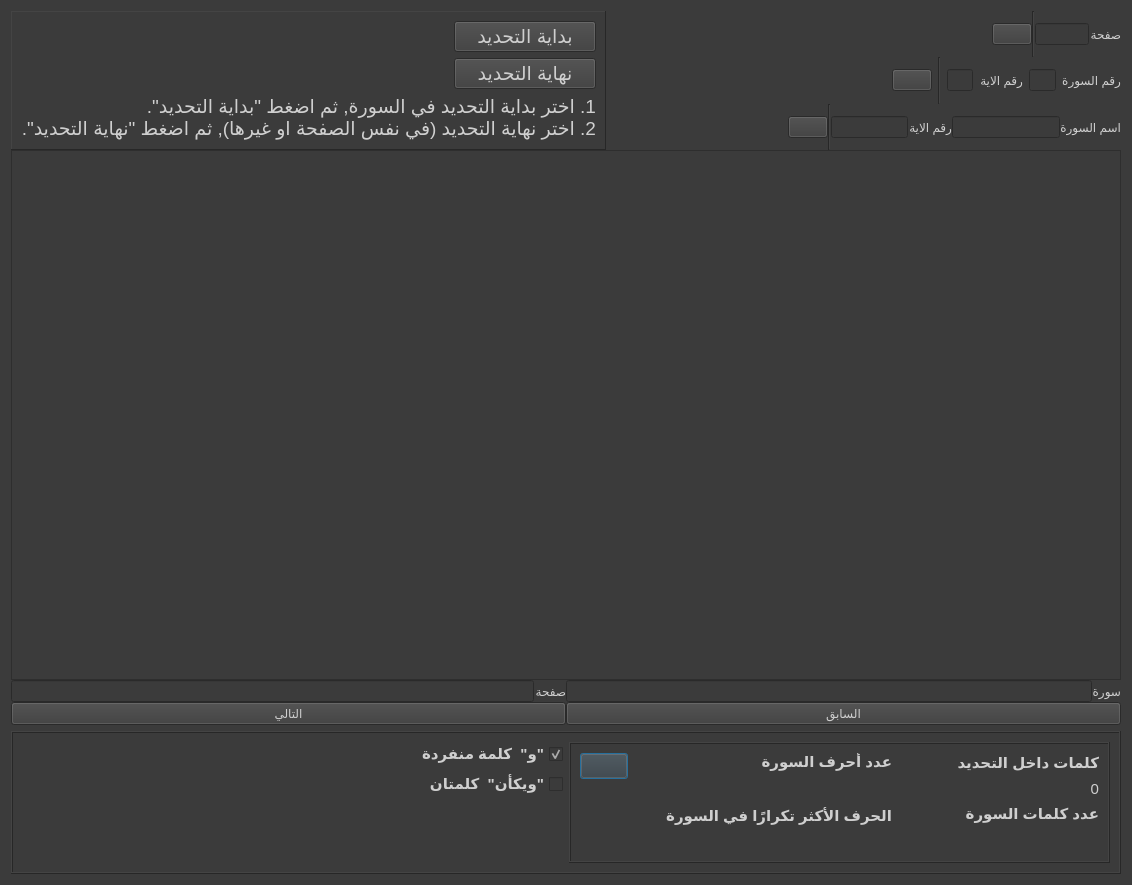
<?xml version="1.0" encoding="UTF-8"?>
<ui version="4.0">
 <class>MushafViewDialog</class>
 <widget class="QDialog" name="MushafViewDialog">
  <property name="geometry">
   <rect>
    <x>0</x>
    <y>0</y>
    <width>1132</width>
    <height>885</height>
   </rect>
  </property>
  <property name="windowTitle">
   <string>متصفح القرآن</string>
  </property>
  <property name="styleSheet">
   <string notr="true">background-color: rgb(59, 59, 59);
color: rgb(207, 207, 207);
font: 400 18pt &quot;Calibri&quot;;</string>
  </property>
  <layout class="QVBoxLayout" name="verticalLayout_4" stretch="5,1">
   <item>
    <layout class="QVBoxLayout" name="verticalLayout" stretch="6,0,0">
     <property name="spacing">
      <number>0</number>
     </property>
     <property name="leftMargin">
      <number>0</number>
     </property>
     <property name="topMargin">
      <number>0</number>
     </property>
     <property name="rightMargin">
      <number>0</number>
     </property>
     <property name="bottomMargin">
      <number>0</number>
     </property>
     <item>
      <layout class="QVBoxLayout" name="verticalLayout_3" stretch="0,0">
       <item>
        <layout class="QHBoxLayout" name="horizontalLayout_11" stretch="3,4">
         <item>
          <layout class="QVBoxLayout" name="verticalLayout_10">
           <item>
            <widget class="QFrame" name="frame_2">
             <property name="styleSheet">
              <string notr="true">font-size: 14pt;</string>
             </property>
             <property name="frameShape">
              <enum>QFrame::Panel</enum>
             </property>
             <property name="frameShadow">
              <enum>QFrame::Raised</enum>
             </property>
             <layout class="QVBoxLayout" name="verticalLayout_11">
              <item>
               <layout class="QGridLayout" name="gridLayout" columnstretch="3,1">
                <item row="0" column="1">
                 <widget class="QPushButton" name="selectionStartButton">
                  <property name="sizePolicy">
                   <sizepolicy hsizetype="Expanding" vsizetype="Fixed">
                    <horstretch>0</horstretch>
                    <verstretch>0</verstretch>
                   </sizepolicy>
                  </property>
                  <property name="text">
                   <string>بداية التحديد</string>
                  </property>
                  <property name="autoDefault">
                   <bool>false</bool>
                  </property>
                 </widget>
                </item>
                <item row="1" column="1">
                 <widget class="QPushButton" name="selectionEndButton">
                  <property name="sizePolicy">
                   <sizepolicy hsizetype="MinimumExpanding" vsizetype="Fixed">
                    <horstretch>0</horstretch>
                    <verstretch>0</verstretch>
                   </sizepolicy>
                  </property>
                  <property name="text">
                   <string>نهاية التحديد</string>
                  </property>
                  <property name="autoDefault">
                   <bool>false</bool>
                  </property>
                 </widget>
                </item>
                <item row="0" column="0">
                 <widget class="QLabel" name="selectionStartLabel">
                  <property name="text">
                   <string/>
                  </property>
                 </widget>
                </item>
                <item row="1" column="0">
                 <widget class="QLabel" name="selectionEndLabel">
                  <property name="text">
                   <string/>
                  </property>
                 </widget>
                </item>
               </layout>
              </item>
              <item>
               <widget class="QLabel" name="label_16">
                <property name="styleSheet">
                 <string notr="true">font: italic 400 10pt &quot;Calibri&quot;;</string>
                </property>
                <property name="text">
                 <string>1. اختر بداية التحديد في السورة, ثم اضغط &quot;بداية التحديد&quot;.
2. اختر نهاية التحديد (في نفس الصفحة او غيرها), ثم اضغط &quot;نهاية التحديد&quot;.</string>
                </property>
               </widget>
              </item>
             </layout>
            </widget>
           </item>
          </layout>
         </item>
         <item>
          <layout class="QVBoxLayout" name="verticalLayout_2" stretch="0,0,0">
           <item>
            <layout class="QHBoxLayout" name="horizontalLayout_5" stretch="6,2">
             <item>
              <spacer name="horizontalSpacer_2">
               <property name="orientation">
                <enum>Qt::Horizontal</enum>
               </property>
               <property name="sizeHint" stdset="0">
                <size>
                 <width>40</width>
                 <height>20</height>
                </size>
               </property>
              </spacer>
             </item>
             <item>
              <layout class="QHBoxLayout" name="horizontalLayout_10">
               <item>
                <widget class="QPushButton" name="goToPageButton">
                 <property name="text">
                  <string/>
                 </property>
                 <property name="icon">
                  <iconset resource="resources/resources.qrc">
                   <normaloff>:/search-icon.png</normaloff>:/search-icon.png</iconset>
                 </property>
                 <property name="iconSize">
                  <size>
                   <width>24</width>
                   <height>24</height>
                  </size>
                 </property>
                 <property name="autoDefault">
                  <bool>false</bool>
                 </property>
                </widget>
               </item>
               <item>
                <widget class="Line" name="line_2">
                 <property name="orientation">
                  <enum>Qt::Vertical</enum>
                 </property>
                </widget>
               </item>
               <item>
                <widget class="QLineEdit" name="pageInput">
                 <property name="alignment">
                  <set>Qt::AlignRight|Qt::AlignTrailing|Qt::AlignVCenter</set>
                 </property>
                </widget>
               </item>
               <item>
                <widget class="QLabel" name="label">
                 <property name="text">
                  <string>صفحة</string>
                 </property>
                </widget>
               </item>
              </layout>
             </item>
            </layout>
           </item>
           <item>
            <layout class="QHBoxLayout" name="horizontalLayout_9" stretch="10,8">
             <property name="spacing">
              <number>6</number>
             </property>
             <item>
              <spacer name="horizontalSpacer">
               <property name="orientation">
                <enum>Qt::Horizontal</enum>
               </property>
               <property name="sizeHint" stdset="0">
                <size>
                 <width>40</width>
                 <height>20</height>
                </size>
               </property>
              </spacer>
             </item>
             <item>
              <layout class="QHBoxLayout" name="horizontalLayout_12">
               <item>
                <layout class="QHBoxLayout" name="horizontalLayout_8">
                 <item>
                  <widget class="QPushButton" name="goToRefButton">
                   <property name="text">
                    <string/>
                   </property>
                   <property name="icon">
                    <iconset resource="resources/resources.qrc">
                     <normaloff>:/search-icon.png</normaloff>:/search-icon.png</iconset>
                   </property>
                   <property name="iconSize">
                    <size>
                     <width>24</width>
                     <height>24</height>
                    </size>
                   </property>
                   <property name="autoDefault">
                    <bool>false</bool>
                   </property>
                  </widget>
                 </item>
                 <item>
                  <widget class="Line" name="line_3">
                   <property name="orientation">
                    <enum>Qt::Vertical</enum>
                   </property>
                  </widget>
                 </item>
                 <item>
                  <widget class="QLineEdit" name="verseInput">
                   <property name="enabled">
                    <bool>true</bool>
                   </property>
                   <property name="layoutDirection">
                    <enum>Qt::RightToLeft</enum>
                   </property>
                   <property name="text">
                    <string/>
                   </property>
                   <property name="alignment">
                    <set>Qt::AlignRight|Qt::AlignTrailing|Qt::AlignVCenter</set>
                   </property>
                  </widget>
                 </item>
                 <item>
                  <widget class="QLabel" name="label_5">
                   <property name="text">
                    <string>رقم الاية</string>
                   </property>
                  </widget>
                 </item>
                </layout>
               </item>
               <item>
                <layout class="QHBoxLayout" name="horizontalLayout_7">
                 <property name="spacing">
                  <number>6</number>
                 </property>
                 <item>
                  <widget class="QLineEdit" name="surahNumInput">
                   <property name="alignment">
                    <set>Qt::AlignRight|Qt::AlignTrailing|Qt::AlignVCenter</set>
                   </property>
                  </widget>
                 </item>
                 <item>
                  <widget class="QLabel" name="label_4">
                   <property name="text">
                    <string>رقم السورة</string>
                   </property>
                  </widget>
                 </item>
                </layout>
               </item>
              </layout>
             </item>
            </layout>
           </item>
           <item>
            <layout class="QHBoxLayout" name="horizontalLayout_14" stretch="3,0,0,2,0">
             <item>
              <spacer name="horizontalSpacer_3">
               <property name="orientation">
                <enum>Qt::Horizontal</enum>
               </property>
               <property name="sizeHint" stdset="0">
                <size>
                 <width>40</width>
                 <height>20</height>
                </size>
               </property>
              </spacer>
             </item>
             <item>
              <widget class="QPushButton" name="goToRef_2">
               <property name="text">
                <string/>
               </property>
               <property name="icon">
                <iconset resource="resources/resources.qrc">
                 <normaloff>:/search-icon.png</normaloff>:/search-icon.png</iconset>
               </property>
               <property name="iconSize">
                <size>
                 <width>24</width>
                 <height>24</height>
                </size>
               </property>
               <property name="autoDefault">
                <bool>false</bool>
               </property>
              </widget>
             </item>
             <item>
              <widget class="Line" name="line_4">
               <property name="orientation">
                <enum>Qt::Vertical</enum>
               </property>
              </widget>
             </item>
             <item>
              <layout class="QHBoxLayout" name="horizontalLayout_15">
               <item>
                <layout class="QHBoxLayout" name="horizontalLayout_18">
                 <item>
                  <widget class="QLineEdit" name="verseInput_2">
                   <property name="enabled">
                    <bool>true</bool>
                   </property>
                   <property name="layoutDirection">
                    <enum>Qt::RightToLeft</enum>
                   </property>
                   <property name="text">
                    <string/>
                   </property>
                   <property name="alignment">
                    <set>Qt::AlignRight|Qt::AlignTrailing|Qt::AlignVCenter</set>
                   </property>
                  </widget>
                 </item>
                 <item>
                  <widget class="QLabel" name="label_17">
                   <property name="text">
                    <string>رقم الاية</string>
                   </property>
                  </widget>
                 </item>
                </layout>
               </item>
              </layout>
             </item>
             <item>
              <layout class="QHBoxLayout" name="horizontalLayout_19">
               <item>
                <widget class="QLineEdit" name="surahNameInput"/>
               </item>
               <item>
                <widget class="QLabel" name="label_6">
                 <property name="text">
                  <string>اسم السورة</string>
                 </property>
                </widget>
               </item>
              </layout>
             </item>
            </layout>
           </item>
          </layout>
         </item>
        </layout>
       </item>
       <item>
        <widget class="QTextBrowser" name="textBrowser">
         <property name="cursor" stdset="0">
          <cursorShape>IBeamCursor</cursorShape>
         </property>
         <property name="layoutDirection">
          <enum>Qt::RightToLeft</enum>
         </property>
         <property name="styleSheet">
          <string notr="true">font-family: 'Noto Naskh Arabic'; font-size: 17pt;</string>
         </property>
         <property name="locale">
          <locale language="Arabic" country="Israel"/>
         </property>
        </widget>
       </item>
      </layout>
     </item>
     <item>
      <layout class="QHBoxLayout" name="horizontalLayout_4">
       <item>
        <layout class="QHBoxLayout" name="horizontalLayout_3">
         <item>
          <widget class="QLineEdit" name="pageNumDisplay">
           <property name="enabled">
            <bool>false</bool>
           </property>
           <property name="alignment">
            <set>Qt::AlignRight|Qt::AlignTrailing|Qt::AlignVCenter</set>
           </property>
          </widget>
         </item>
         <item>
          <widget class="QLabel" name="label_15">
           <property name="text">
            <string>صفحة</string>
           </property>
          </widget>
         </item>
        </layout>
       </item>
       <item>
        <layout class="QHBoxLayout" name="horizontalLayout_2">
         <item>
          <widget class="QLineEdit" name="surahNumDisplay">
           <property name="enabled">
            <bool>false</bool>
           </property>
           <property name="alignment">
            <set>Qt::AlignRight|Qt::AlignTrailing|Qt::AlignVCenter</set>
           </property>
          </widget>
         </item>
         <item>
          <widget class="QLabel" name="label_14">
           <property name="text">
            <string>سورة</string>
           </property>
          </widget>
         </item>
        </layout>
       </item>
      </layout>
     </item>
     <item>
      <layout class="QHBoxLayout" name="horizontalLayout" stretch="1,1">
       <item>
        <widget class="QPushButton" name="nextPushButton">
         <property name="text">
          <string>التالي</string>
         </property>
         <property name="autoDefault">
          <bool>false</bool>
         </property>
        </widget>
       </item>
       <item>
        <widget class="QPushButton" name="prevPushButton">
         <property name="text">
          <string>السابق</string>
         </property>
         <property name="autoDefault">
          <bool>false</bool>
         </property>
        </widget>
       </item>
      </layout>
     </item>
    </layout>
   </item>
   <item>
    <widget class="QFrame" name="frame">
     <property name="sizePolicy">
      <sizepolicy hsizetype="Preferred" vsizetype="Preferred">
       <horstretch>0</horstretch>
       <verstretch>0</verstretch>
      </sizepolicy>
     </property>
     <property name="styleSheet">
      <string notr="true">font-size: 11pt;</string>
     </property>
     <property name="locale">
      <locale language="Arabic" country="Israel"/>
     </property>
     <property name="frameShape">
      <enum>QFrame::Box</enum>
     </property>
     <property name="frameShadow">
      <enum>QFrame::Raised</enum>
     </property>
     <layout class="QHBoxLayout" name="horizontalLayout_6" stretch="1,1">
      <item>
       <layout class="QHBoxLayout" name="horizontalLayout_13">
        <item>
         <spacer name="horizontalSpacer_7">
          <property name="orientation">
           <enum>Qt::Horizontal</enum>
          </property>
          <property name="sizeHint" stdset="0">
           <size>
            <width>40</width>
            <height>20</height>
           </size>
          </property>
         </spacer>
        </item>
        <item>
         <layout class="QVBoxLayout" name="verticalLayout_18">
          <item>
           <widget class="QCheckBox" name="wawIsAWordCheckbox">
            <property name="layoutDirection">
             <enum>Qt::RightToLeft</enum>
            </property>
            <property name="styleSheet">
             <string notr="true">font: bold;</string>
            </property>
            <property name="text">
             <string>و&quot;  كلمة منفردة&quot;</string>
            </property>
            <property name="checked">
             <bool>true</bool>
            </property>
           </widget>
          </item>
          <item>
           <widget class="QCheckBox" name="waykaannaTwoWordsCheckbox">
            <property name="layoutDirection">
             <enum>Qt::RightToLeft</enum>
            </property>
            <property name="styleSheet">
             <string notr="true">font: bold;</string>
            </property>
            <property name="text">
             <string>ويكأن&quot;  كلمتان&quot;</string>
            </property>
           </widget>
          </item>
          <item>
           <spacer name="verticalSpacer_4">
            <property name="orientation">
             <enum>Qt::Vertical</enum>
            </property>
            <property name="sizeHint" stdset="0">
             <size>
              <width>20</width>
              <height>40</height>
             </size>
            </property>
           </spacer>
          </item>
         </layout>
        </item>
       </layout>
      </item>
      <item>
       <widget class="QFrame" name="frame_3">
        <property name="frameShape">
         <enum>QFrame::Box</enum>
        </property>
        <property name="frameShadow">
         <enum>QFrame::Raised</enum>
        </property>
        <layout class="QGridLayout" name="gridLayout_2" columnstretch="1,9,7">
         <item row="1" column="0">
          <layout class="QVBoxLayout" name="verticalLayout_17">
           <property name="topMargin">
            <number>0</number>
           </property>
           <item>
            <widget class="QPushButton" name="resetStatsButton">
             <property name="toolTip">
              <string>محو النتائج</string>
             </property>
             <property name="text">
              <string/>
             </property>
             <property name="icon">
              <iconset resource="resources/resources.qrc">
               <normaloff>:/reset-icon.png</normaloff>:/reset-icon.png</iconset>
             </property>
            </widget>
           </item>
           <item>
            <spacer name="verticalSpacer">
             <property name="orientation">
              <enum>Qt::Vertical</enum>
             </property>
             <property name="sizeHint" stdset="0">
              <size>
               <width>20</width>
               <height>40</height>
              </size>
             </property>
            </spacer>
           </item>
          </layout>
         </item>
         <item row="1" column="1">
          <layout class="QVBoxLayout" name="verticalLayout_13" stretch="1,1,0">
           <item>
            <widget class="QLabel" name="label_3">
             <property name="sizePolicy">
              <sizepolicy hsizetype="Preferred" vsizetype="Preferred">
               <horstretch>0</horstretch>
               <verstretch>0</verstretch>
              </sizepolicy>
             </property>
             <property name="toolTip">
              <string>عدد جميع الأحرف, مع تكرار</string>
             </property>
             <property name="styleSheet">
              <string notr="true">font: bold;</string>
             </property>
             <property name="text">
              <string>عدد أحرف السورة</string>
             </property>
            </widget>
           </item>
           <item>
            <widget class="QLabel" name="surahLettersNum">
             <property name="sizePolicy">
              <sizepolicy hsizetype="Preferred" vsizetype="Preferred">
               <horstretch>0</horstretch>
               <verstretch>0</verstretch>
              </sizepolicy>
             </property>
             <property name="toolTip">
              <string notr="true"/>
             </property>
             <property name="layoutDirection">
              <enum>Qt::LeftToRight</enum>
             </property>
             <property name="locale">
              <locale language="Arabic" country="Israel"/>
             </property>
             <property name="text">
              <string/>
             </property>
             <property name="alignment">
              <set>Qt::AlignLeading|Qt::AlignLeft|Qt::AlignVCenter</set>
             </property>
            </widget>
           </item>
           <item>
            <spacer name="verticalSpacer_3">
             <property name="orientation">
              <enum>Qt::Vertical</enum>
             </property>
             <property name="sizeHint" stdset="0">
              <size>
               <width>20</width>
               <height>40</height>
              </size>
             </property>
            </spacer>
           </item>
          </layout>
         </item>
         <item row="2" column="1">
          <layout class="QVBoxLayout" name="verticalLayout_14">
           <item>
            <widget class="QLabel" name="label_13">
             <property name="sizePolicy">
              <sizepolicy hsizetype="Preferred" vsizetype="Preferred">
               <horstretch>0</horstretch>
               <verstretch>0</verstretch>
              </sizepolicy>
             </property>
             <property name="styleSheet">
              <string notr="true">font: bold;</string>
             </property>
             <property name="text">
              <string>الحرف الأكثر تكرارًا في السورة</string>
             </property>
            </widget>
           </item>
           <item>
            <widget class="QLabel" name="mostRepeatedLetter">
             <property name="sizePolicy">
              <sizepolicy hsizetype="Preferred" vsizetype="Preferred">
               <horstretch>0</horstretch>
               <verstretch>0</verstretch>
              </sizepolicy>
             </property>
             <property name="toolTip">
              <string notr="true"/>
             </property>
             <property name="text">
              <string/>
             </property>
            </widget>
           </item>
          </layout>
         </item>
         <item row="2" column="2">
          <layout class="QVBoxLayout" name="verticalLayout_12" stretch="0,0,0">
           <property name="spacing">
            <number>6</number>
           </property>
           <item>
            <widget class="QLabel" name="label_2">
             <property name="sizePolicy">
              <sizepolicy hsizetype="Preferred" vsizetype="Preferred">
               <horstretch>0</horstretch>
               <verstretch>0</verstretch>
              </sizepolicy>
             </property>
             <property name="toolTip">
              <string>عدد جميع الكلمات, مع تكرار</string>
             </property>
             <property name="styleSheet">
              <string notr="true">font: bold;</string>
             </property>
             <property name="text">
              <string>عدد كلمات السورة</string>
             </property>
            </widget>
           </item>
           <item>
            <widget class="QLabel" name="surahWordsNum">
             <property name="sizePolicy">
              <sizepolicy hsizetype="Preferred" vsizetype="Preferred">
               <horstretch>0</horstretch>
               <verstretch>0</verstretch>
              </sizepolicy>
             </property>
             <property name="toolTip">
              <string notr="true"/>
             </property>
             <property name="text">
              <string/>
             </property>
             <property name="alignment">
              <set>Qt::AlignLeading|Qt::AlignLeft|Qt::AlignVCenter</set>
             </property>
            </widget>
           </item>
           <item>
            <spacer name="verticalSpacer_2">
             <property name="orientation">
              <enum>Qt::Vertical</enum>
             </property>
             <property name="sizeHint" stdset="0">
              <size>
               <width>20</width>
               <height>40</height>
              </size>
             </property>
            </spacer>
           </item>
          </layout>
         </item>
         <item row="1" column="2">
          <layout class="QVBoxLayout" name="verticalLayout_9">
           <item>
            <widget class="QLabel" name="label_12">
             <property name="sizePolicy">
              <sizepolicy hsizetype="Preferred" vsizetype="Preferred">
               <horstretch>0</horstretch>
               <verstretch>0</verstretch>
              </sizepolicy>
             </property>
             <property name="toolTip">
              <string>جميع الكلمات داخل التحديد, مع تكرار</string>
             </property>
             <property name="styleSheet">
              <string notr="true">font: bold;</string>
             </property>
             <property name="text">
              <string>كلمات داخل التحديد</string>
             </property>
            </widget>
           </item>
           <item>
            <widget class="QLabel" name="wordsInSelection">
             <property name="sizePolicy">
              <sizepolicy hsizetype="Preferred" vsizetype="Preferred">
               <horstretch>0</horstretch>
               <verstretch>0</verstretch>
              </sizepolicy>
             </property>
             <property name="toolTip">
              <string notr="true"/>
             </property>
             <property name="text">
              <string>0</string>
             </property>
             <property name="alignment">
              <set>Qt::AlignRight|Qt::AlignTrailing|Qt::AlignVCenter</set>
             </property>
            </widget>
           </item>
          </layout>
         </item>
        </layout>
       </widget>
      </item>
     </layout>
    </widget>
   </item>
  </layout>
 </widget>
 <tabstops>
  <tabstop>pageInput</tabstop>
  <tabstop>goToPageButton</tabstop>
  <tabstop>surahNumInput</tabstop>
  <tabstop>verseInput</tabstop>
  <tabstop>goToRefButton</tabstop>
  <tabstop>surahNameInput</tabstop>
  <tabstop>verseInput_2</tabstop>
  <tabstop>goToRef_2</tabstop>
  <tabstop>textBrowser</tabstop>
  <tabstop>surahNumDisplay</tabstop>
  <tabstop>pageNumDisplay</tabstop>
  <tabstop>nextPushButton</tabstop>
  <tabstop>prevPushButton</tabstop>
  <tabstop>wawIsAWordCheckbox</tabstop>
  <tabstop>waykaannaTwoWordsCheckbox</tabstop>
  <tabstop>resetStatsButton</tabstop>
 </tabstops>
 <resources>
  <include location="resources/resources.qrc"/>
 </resources>
 <connections/>
</ui>
